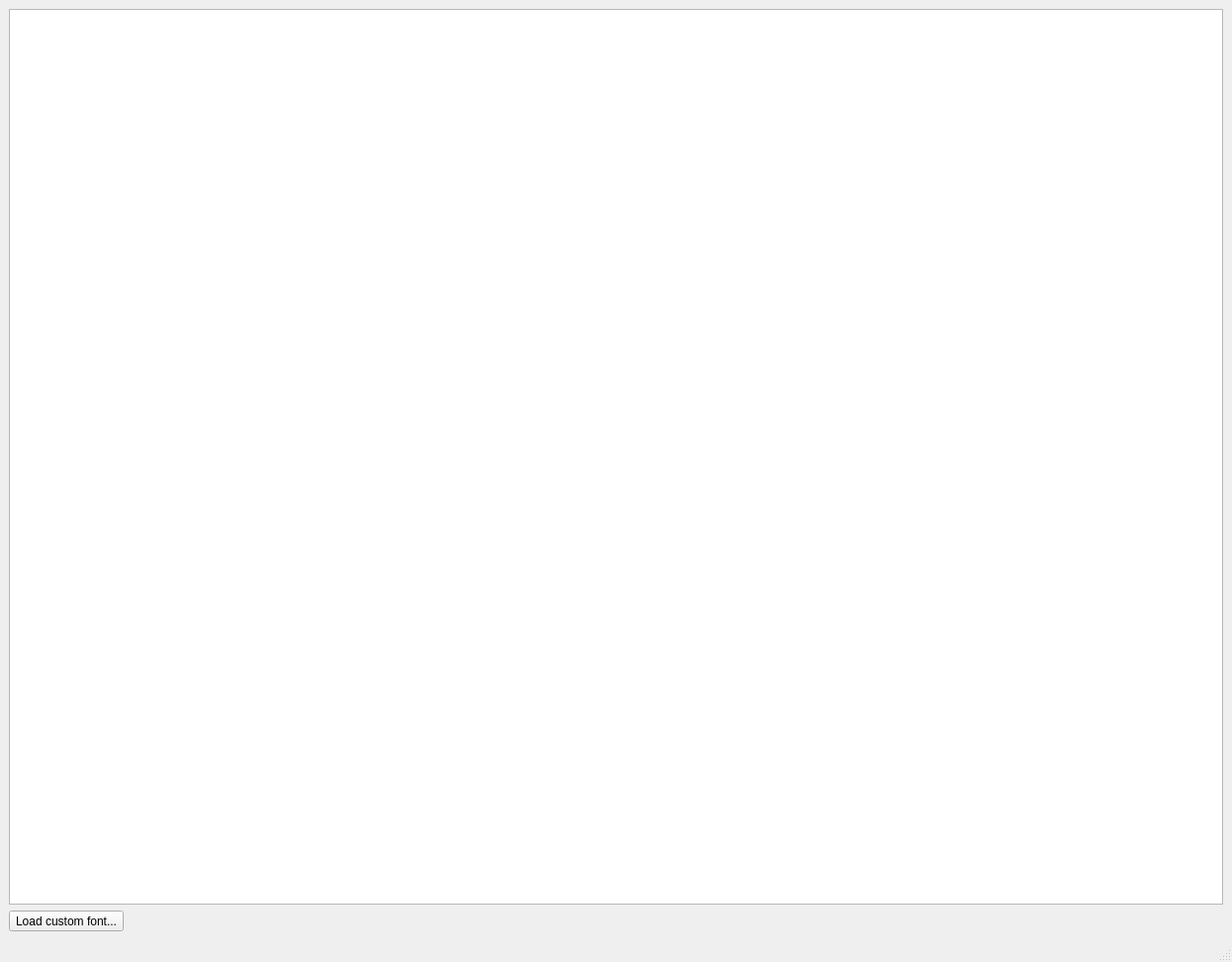
<?xml version="1.0" encoding="UTF-8"?>
<ui version="4.0">
 <class>MainWindow</class>
 <widget class="QMainWindow" name="MainWindow">
  <property name="geometry">
   <rect>
    <x>0</x>
    <y>0</y>
    <width>1245</width>
    <height>972</height>
   </rect>
  </property>
  <property name="windowTitle">
   <string>MainWindow</string>
  </property>
  <widget class="QWidget" name="centralwidget">
   <layout class="QVBoxLayout" name="verticalLayout">
    <item>
     <widget class="QTableWidget" name="tableWidget">
      <property name="font">
       <font>
        <pointsize>20</pointsize>
       </font>
      </property>
     </widget>
    </item>
    <item>
     <widget class="QToolButton" name="toolButton">
      <property name="text">
       <string>Load custom font...</string>
      </property>
     </widget>
    </item>
   </layout>
  </widget>
  <widget class="QMenuBar" name="menubar">
   <property name="geometry">
    <rect>
     <x>0</x>
     <y>0</y>
     <width>1245</width>
     <height>22</height>
    </rect>
   </property>
  </widget>
  <widget class="QStatusBar" name="statusbar"/>
 </widget>
 <resources/>
 <connections/>
</ui>
